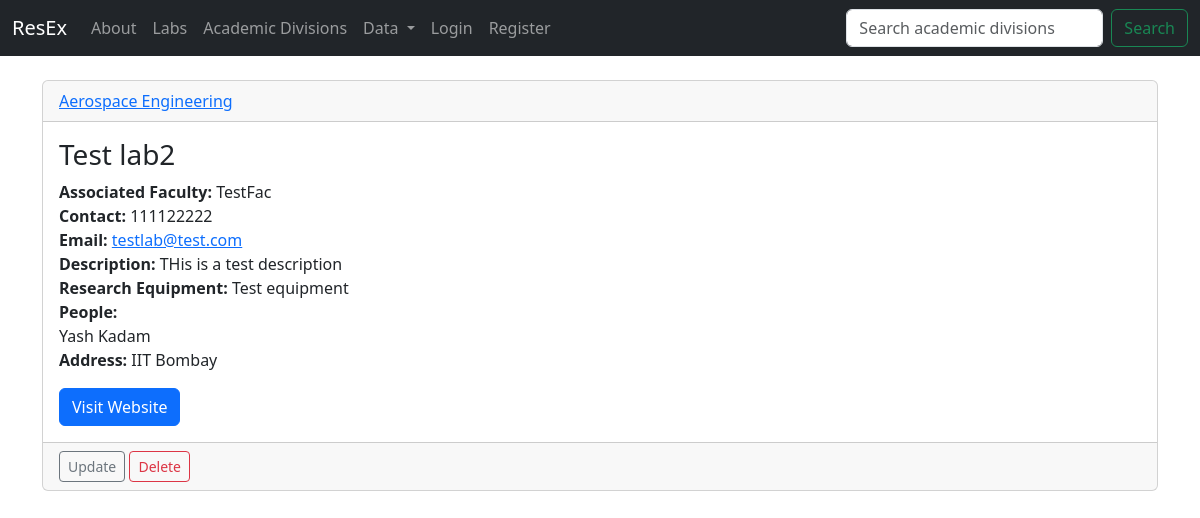
Screenshot of /show_lab/6 with the database file from the repository.
### labs/models.py (models this page shows)
class Lab(models.Model):
	name = models.CharField('Lab Name', max_length=256)
	academic_division = models.ForeignKey(Academic_Division, blank=True, null=True, on_delete=models.SET_NULL)
	faculty = models.CharField('Faculty associated', blank=True, max_length=256)
	contact = models.CharField('Contact number', max_length=256, blank=True)
	description = models.TextField(blank=True)
	research_equipment = models.TextField(blank=True)
	web = models.URLField('Website address', blank=True)
	email_address = models.EmailField('Email Address', max_length=128, blank=True)
	associated_users = models.ManyToManyField(ResExUser, blank=True)
	address = models.CharField('Address', max_length=256, blank=True)
	poc_manager = models.ForeignKey(User, blank=True, null=True, on_delete=models.SET_NULL)
	def __str__(self):
		return self.name

class Academic_Division(models.Model):
	DEPARTMENT = 'Department'
	SCHOOL = 'School'
	INTERDISCIPLINARY_PROGRAM = 'Interdisciplinary Program'
	CENTRE = 'Centre'
	acad_div_type_CHOICES = [(DEPARTMENT, 'Department'),(SCHOOL, 'School'),	(INTERDISCIPLINARY_PROGRAM, 'Interdisciplinary Program'),(CENTRE, 'Centre'),]
	name = models.CharField('Academic Division Name', max_length=256)
	acad_div_type = models.CharField('Academic Division Type',max_length=28,choices=acad_div_type_CHOICES,default=DEPARTMENT,) # Dept, school, IDP, centers
	web = models.URLField('Website address')
	email = models.EmailField('Email Address', max_length=128, blank=True)
	def __str__(self):
		return self.name

class ResExUser(models.Model):
	first_name = models.CharField(max_length=60)
	last_name = models.CharField(max_length=50)
	email = models.CharField('User Email', max_length=128)
	def __str__(self):
		return self.first_name + ' ' + self.last_name

### labs/views.py (the view)
# urls.py: path('show_lab/<lab_id>',views.show_lab, name="show-lab"),
def show_lab(request, lab_id):
	lab = Lab.objects.get(pk=lab_id)
	return render(request, 'labs/lab.html',
		{'lab':lab})

### labs/templates/labs/lab.html
{% extends "labs/base.html" %}
{% block content %}
<div class="card">
  <div class="card-header">
    <a href="{% url 'show-acad-div' lab.academic_division.id %}">{{ lab.academic_division }}</a>
  </div>
  <div class="card-body">
    <h3 class="card-title">{{ lab }}</h3>
    <p class="card-text">
		<strong>Associated Faculty:</strong> {{ lab.faculty }}<br>
		<strong>Contact:</strong> {{ lab.contact }}<br>
		<strong>Email:</strong> <a href="mailto:{{ lab.email_address }}">{{ lab.email_address }}</a><br>
		<strong>Description:</strong> {{ lab.description }}<br>
		<strong>Research Equipment:</strong> {{ lab.research_equipment }}<br>
		<strong>People:</strong>
		{% for user in lab.associated_users.all %}
		<br>{{ user }}
		{% endfor %}<br>
		<strong>Address:</strong> {{lab.address }}<br>
    </p>
    <a href="{{ lab.web }}" class="btn btn-primary">Visit Website</a>
  </div>
  <div class="card-footer text-muted">
    <a href="{% url 'update-lab' lab.id %}"
				class="btn btn-outline-secondary btn-sm">Update</a>
		<a href="{% url 'delete-lab' lab.id %}"
				class="btn btn-outline-danger btn-sm">Delete</a>
  </div>
</div>
<br><br>
{% endblock %}

### rows the page displays
Lab: academic_division "Aerospace Engineering", name "Test lab2", faculty "TestFac", contact "111122222", email_address "testlab@test.com", description "THis is a test description", research_equipment "Test equipment", address "IIT Bombay"
ResExUser: first_name+last_name "Yash Kadam"
